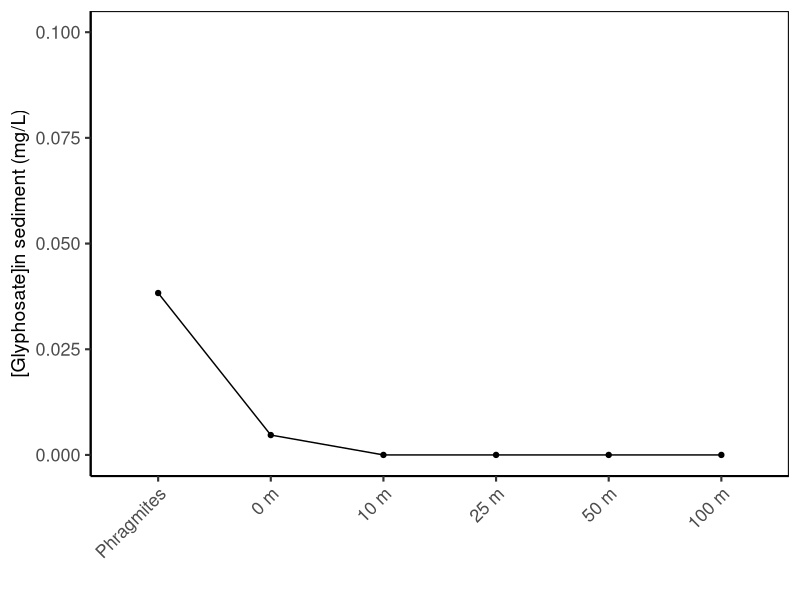
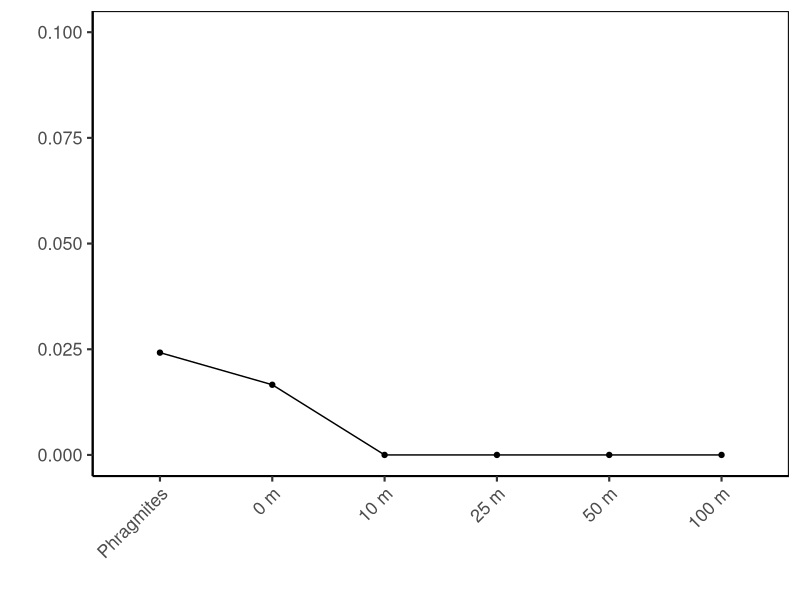
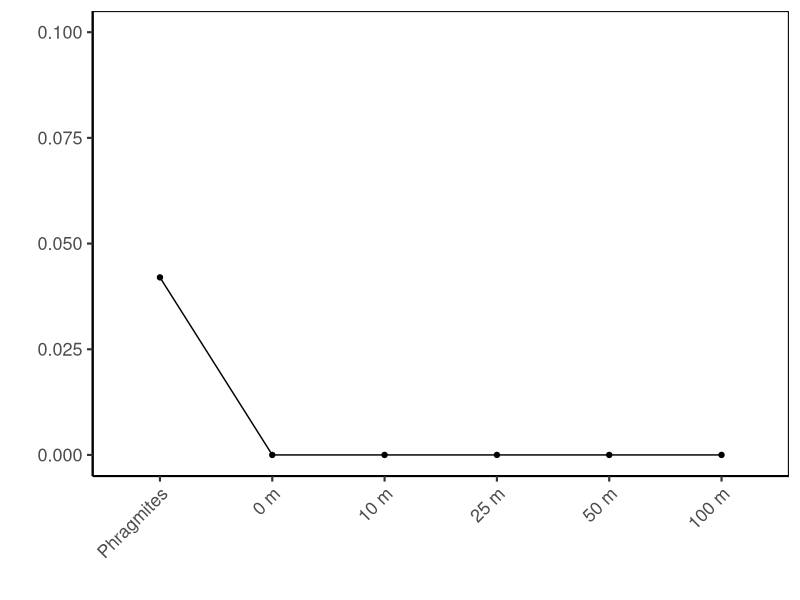
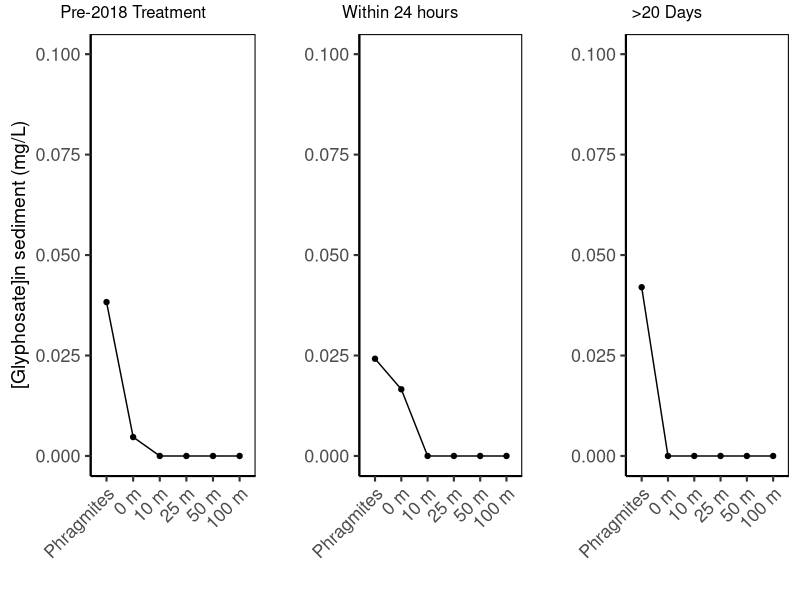

Here is the R script that generated these plots, in order:


library(tidyverse)
library(gridExtra)

data <- read.csv("Data/2018_CrownMarsh.csv") #took the average of every pond measurement

glimpse(data)
colnames(data)
unique(data$Time)

data$Year <- as.factor(data$Year)


#### Glyphosate in Water ####

### just pre-treatment data

base <- subset(data, Time == "Baseline", select = Treatment:Glyphosate)

glimpse(base)
unique(base$Time)

base$Transect <- factor(base$Transect, levels = c("Phragmites", "0 m", "10 m", "25 m", "50 m", "100 m"))

SedPre <- ggplot(data = base, aes(x = Transect, y = Glyphosate, group = 1)) +
  geom_line() +
  geom_point() +
  theme_classic(base_size = 16) +
  theme(panel.border = element_rect(fill = NA)) +
  xlab(" ") +
  ylab("[Glyphosate]in sediment (mg/L)") +
  ylim(0.00, 0.1) +
  theme(axis.text = element_text(size = 13),
        axis.text.x = element_text(angle = 45, vjust = 1, hjust = 1),
        axis.title.y = element_text(size = 14))

SedPre

#### within 24 hours

hour24 <- subset(data, Time == "24 hour", select = Treatment:Glyphosate)

glimpse(hour24)
unique(hour24$Time)

hour24$Transect <- factor(hour24$Transect, levels = c("Phragmites", "0 m", "10 m", "25 m", "50 m", "100 m"))

Sed24 <- ggplot(data = hour24, aes(x = Transect, y = Glyphosate, group = 1)) +
  geom_line() +
  geom_point() +
  theme_classic(base_size = 16) +
  theme(panel.border = element_rect(fill = NA)) +
  xlab(" ") +
  ylab(" ") +
  ylim(0.00, 0.1) +
  theme(axis.text = element_text(size = 13),
        axis.text.x = element_text(angle = 45, vjust = 1, hjust = 1),
        axis.title.y = element_text(size = 16))

Sed24


### >20 days ###

day20 <- subset(data, Time == ">20 day", select = Treatment:Glyphosate)

glimpse(day20)
unique(day20$Time)

day20$Transect <- factor(day20$Transect, levels = c("Phragmites", "0 m", "10 m", "25 m", "50 m", "100 m"))

Sed20 <- ggplot(data = day20, aes(x = Transect, y = Glyphosate, group = 1)) +
  geom_line() +
  geom_point() +
  theme_classic(base_size = 16) +
  theme(panel.border = element_rect(fill = NA)) +
  xlab(" ") +
  ylab(" ") +
  ylim(0.00, 0.1) +
  theme(axis.text = element_text(size = 13),
        axis.text.x = element_text(angle = 45, vjust = 1, hjust = 1),
        axis.title.y = element_text(size = 16))

Sed20



##### panel #####

# Glyphosate panel

grid.arrange(arrangeGrob(SedPre, top = "Pre-2018 Treatment"),
             arrangeGrob(Sed24, top = "Within 24 hours"),
             arrangeGrob(Sed20, top = ">20 Days"),
             ncol = 3)
